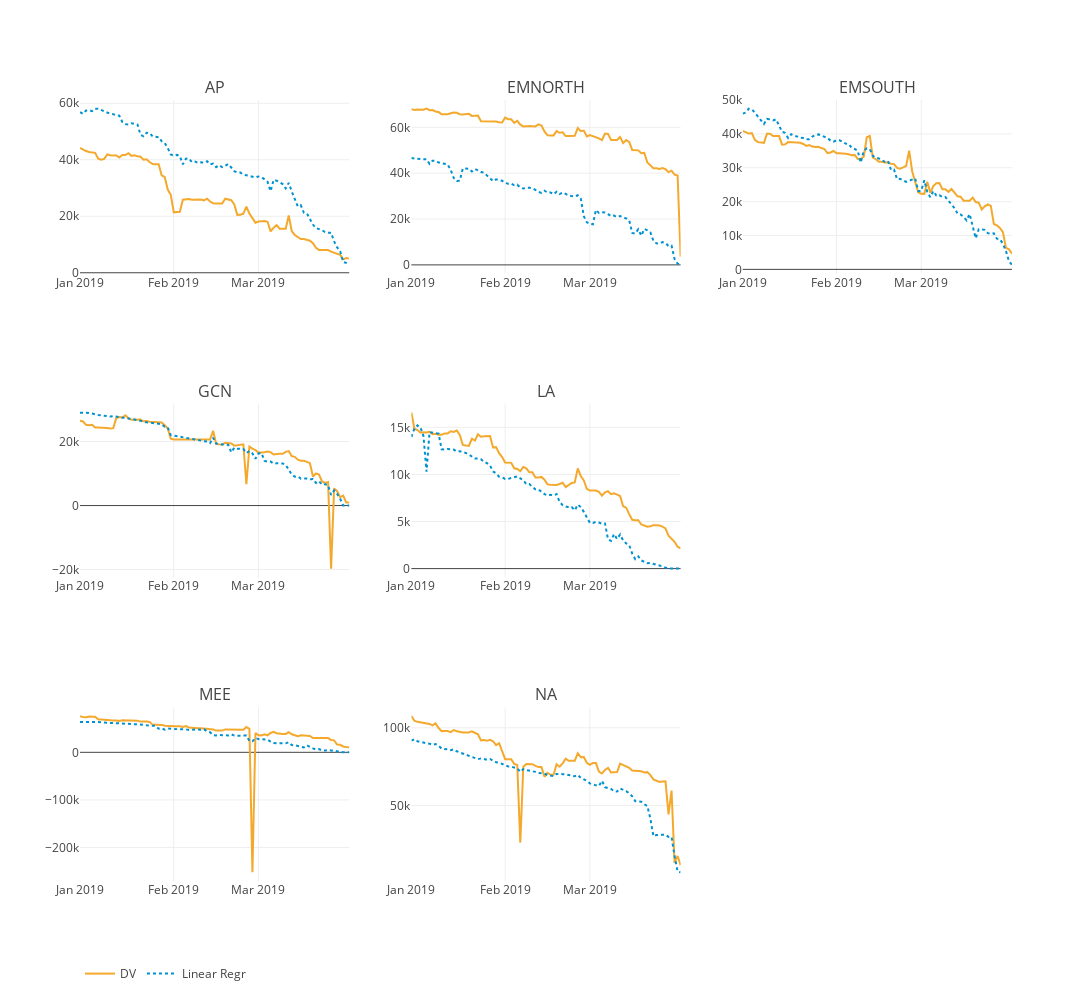

Notebook code for this chart:
### Markdown cell above
### Linear regression

### Code cell
from plotly import tools
import plotly.offline as py
import plotly.graph_objs as go

trace1_AP = go.Scatter(
    x = holdout.loc[holdout.GLOBAL_01_CODE == "AP", ['SnapDate']].values.squeeze(),
    y = holdout.loc[holdout.GLOBAL_01_CODE == "AP", ['DV']].values.squeeze(),
    line = dict(
        color = ('rgb(244, 169, 45)'),
        width = 2),
    name = 'DV'
)
trace2_AP = go.Scatter(
    x = holdout.loc[holdout.GLOBAL_01_CODE == "AP", ['SnapDate']].values.squeeze(),
    y = holdout.loc[holdout.GLOBAL_01_CODE == "AP", ['LinearRegr']].values.squeeze(),
    line = dict(
        color = ('rgb(0, 146, 208)'),
        width = 2,
        dash = 'dot'),
    name = 'Linear Regr'
)
trace1_EN = go.Scatter(
    x = holdout.loc[holdout.GLOBAL_01_CODE == "EMNORTH", ['SnapDate']].values.squeeze(),
    y = holdout.loc[holdout.GLOBAL_01_CODE == "EMNORTH", ['DV']].values.squeeze(),
    line = dict(
        color = ('rgb(244, 169, 45)'),
        width = 2),
    name = 'DV',
    showlegend=False
)
trace2_EN = go.Scatter(
    x = holdout.loc[holdout.GLOBAL_01_CODE == "EMNORTH", ['SnapDate']].values.squeeze(),
    y = holdout.loc[holdout.GLOBAL_01_CODE == "EMNORTH", ['LinearRegr']].values.squeeze(),
    line = dict(
        color = ('rgb(0, 146, 208)'),
        width = 2,
        dash = 'dot'),
    name = 'Linear Regr',
    showlegend=False
)
trace1_ES = go.Scatter(
    x = holdout.loc[holdout.GLOBAL_01_CODE == "EMSOUTH", ['SnapDate']].values.squeeze(),
    y = holdout.loc[holdout.GLOBAL_01_CODE == "EMSOUTH", ['DV']].values.squeeze(),
    line = dict(
        color = ('rgb(244, 169, 45)'),
        width = 2),
    name = 'DV',
    showlegend=False
)
trace2_ES = go.Scatter(
    x = holdout.loc[holdout.GLOBAL_01_CODE == "EMSOUTH", ['SnapDate']].values.squeeze(),
    y = holdout.loc[holdout.GLOBAL_01_CODE == "EMSOUTH", ['LinearRegr']].values.squeeze(),
    line = dict(
        color = ('rgb(0, 146, 208)'),
        width = 2,
        dash = 'dot'),
    name = 'Linear Regr',
    showlegend=False
)
trace1_GC = go.Scatter(
    x = holdout.loc[holdout.GLOBAL_01_CODE == "GCN", ['SnapDate']].values.squeeze(),
    y = holdout.loc[holdout.GLOBAL_01_CODE == "GCN", ['DV']].values.squeeze(),
    line = dict(
        color = ('rgb(244, 169, 45)'),
        width = 2),
    name = 'DV',
    showlegend=False
)
trace2_GC = go.Scatter(
    x = holdout.loc[holdout.GLOBAL_01_CODE == "GCN", ['SnapDate']].values.squeeze(),
    y = holdout.loc[holdout.GLOBAL_01_CODE == "GCN", ['LinearRegr']].values.squeeze(),
       line = dict(
        color = ('rgb(0, 146, 208)'),
        width = 2,
        dash = 'dot'),
    name = 'Linear Regr',
    showlegend=False
)
trace1_LA = go.Scatter(
    x = holdout.loc[holdout.GLOBAL_01_CODE == "LA", ['SnapDate']].values.squeeze(),
    y = holdout.loc[holdout.GLOBAL_01_CODE == "LA", ['DV']].values.squeeze(),
    line = dict(
        color = ('rgb(244, 169, 45)'),
        width = 2),
    name = 'DV',
    showlegend=False
)
trace2_LA = go.Scatter(
    x = holdout.loc[holdout.GLOBAL_01_CODE == "LA", ['SnapDate']].values.squeeze(),
    y = holdout.loc[holdout.GLOBAL_01_CODE == "LA", ['LinearRegr']].values.squeeze(),
    line = dict(
        color = ('rgb(0, 146, 208)'),
        width = 2,
        dash = 'dot'),
    name = 'Linear Regr',
    showlegend=False
)
trace1_ME = go.Scatter(
    x = holdout.loc[holdout.GLOBAL_01_CODE == "MEE", ['SnapDate']].values.squeeze(),
    y = holdout.loc[holdout.GLOBAL_01_CODE == "MEE", ['DV']].values.squeeze(),
    line = dict(
        color = ('rgb(244, 169, 45)'),
        width = 2),
    name = 'DV',
    showlegend=False
)
trace2_ME = go.Scatter(
    x = holdout.loc[holdout.GLOBAL_01_CODE == "MEE", ['SnapDate']].values.squeeze(),
    y = holdout.loc[holdout.GLOBAL_01_CODE == "MEE", ['LinearRegr']].values.squeeze(),
    line = dict(
        color = ('rgb(0, 146, 208)'),
        width = 2,
        dash = 'dot'),
    name = 'Linear Regr',
    showlegend=False
)
trace1_NA = go.Scatter(
    x = holdout.loc[holdout.GLOBAL_01_CODE == "NOAM", ['SnapDate']].values.squeeze(),
    y = holdout.loc[holdout.GLOBAL_01_CODE == "NOAM", ['DV']].values.squeeze(),
    line = dict(
        color = ('rgb(244, 169, 45)'),
        width = 2),
    name = 'DV',
    showlegend=False
)
trace2_NA = go.Scatter(
    x = holdout.loc[holdout.GLOBAL_01_CODE == "NOAM", ['SnapDate']].values.squeeze(),
    y = holdout.loc[holdout.GLOBAL_01_CODE == "NOAM", ['LinearRegr']].values.squeeze(),
    line = dict(
        color = ('rgb(0, 146, 208)'),
        width = 2,
        dash = 'dot'),
    name = 'Linear Regr',
    showlegend=False
)

fig = tools.make_subplots(rows=3, cols=3, subplot_titles=('AP', 'EMNORTH', 'EMSOUTH', 
                                                          'GCN', 'LA', '',
                                                         'MEE', 'NA'))
fig.append_trace(trace1_AP, 1, 1)
fig.append_trace(trace2_AP, 1, 1)
fig.append_trace(trace1_EN, 1, 2)
fig.append_trace(trace2_EN, 1, 2)
fig.append_trace(trace1_ES, 1, 3)
fig.append_trace(trace2_ES, 1, 3)
fig.append_trace(trace1_GC, 2, 1)
fig.append_trace(trace2_GC, 2, 1)
fig.append_trace(trace1_LA, 2, 2)
fig.append_trace(trace2_LA, 2, 2)
fig.append_trace(trace1_ME, 3, 1)
fig.append_trace(trace2_ME, 3, 1)
fig.append_trace(trace1_NA, 3, 2)
fig.append_trace(trace2_NA, 3, 2)

fig['layout'].update(height=1000, width=1800, 
                     legend=dict(orientation="h"))

py.iplot(fig, filename='make-subplots-multiple-with-titles')
